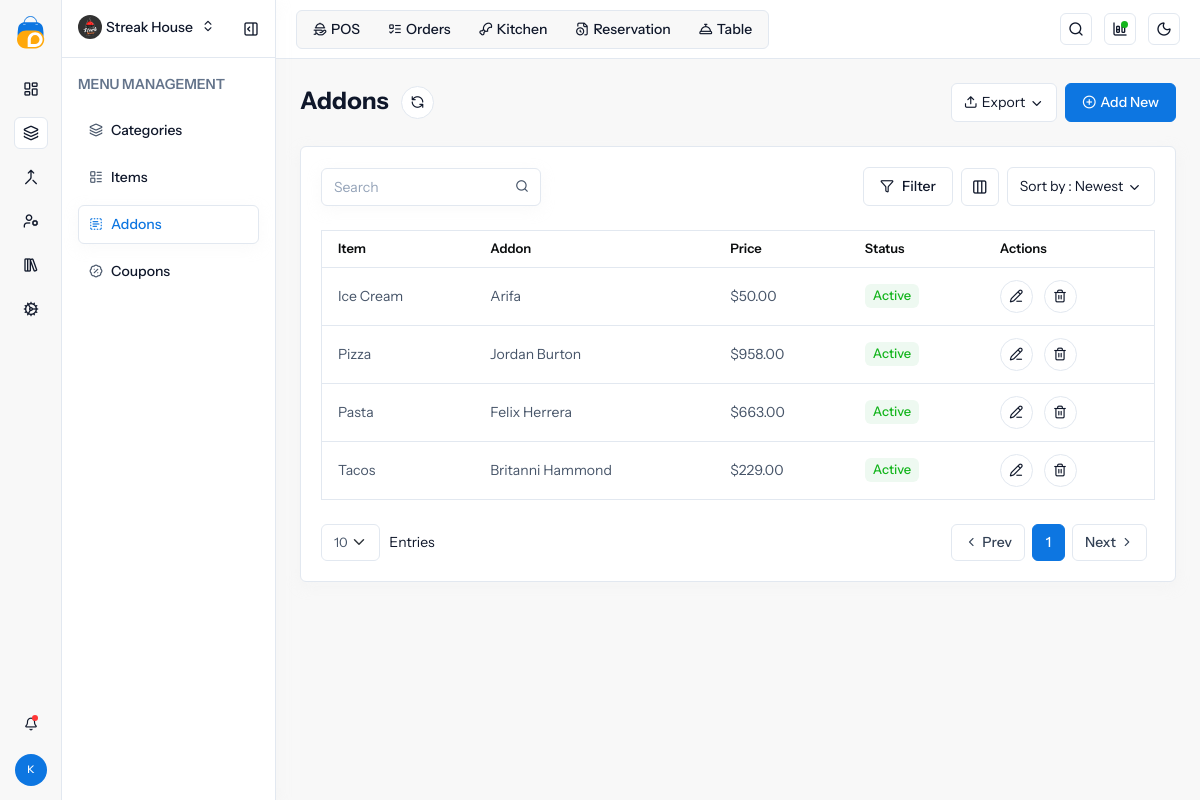
/addons/ (signed in), run on an earlier commit of the app's database.
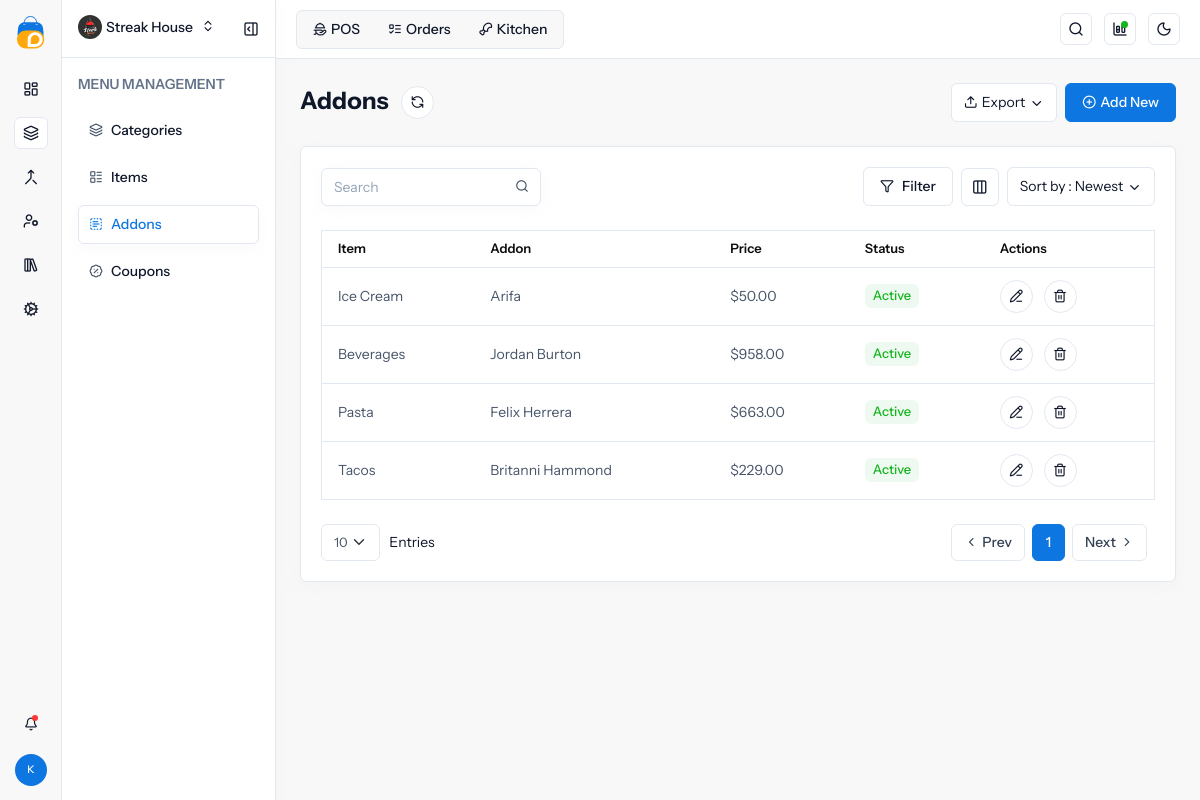
And on a later commit of the database.
### pos_app/models.py (models this page shows, shortened)
class Addon(models.Model):
    STATUS_CHOICES = [
        ("Active", "Active"),
        ("Expired", "Expired"),
    ]
    item = models.ForeignKey(
        Category,
        on_delete=models.CASCADE,
        related_name="addons",
    )
    name = models.CharField(max_length=120)
    image = models.FileField(upload_to="addons/", blank=True, null=True)
    price = models.DecimalField(max_digits=10, decimal_places=2, validators=[POSITIVE_PRICE_VALIDATOR])
    description = models.TextField(blank=True)
    status = models.CharField(max_length=20, choices=STATUS_CHOICES, default="Active")
    created_on = models.DateField(default=timezone.now)
    class Meta:
        ordering = ["-created_on", "name"]
        unique_together = ("item", "name")
        constraints = [
            models.CheckConstraint(
                condition=models.Q(price__gt=0),
                name="addon_price_gt_zero",
            ),
        ]

class Category(models.Model):
    STATUS_CHOICES = [
        ("Active", "Active"),
        ("Expired", "Expired"),
    ]
    name = models.CharField(max_length=120, unique=True)
    image = models.FileField(upload_to="categories/", blank=True, null=True)
    items_count = models.PositiveIntegerField(default=0)
    created_on = models.DateField(default=timezone.now)
    status = models.CharField(max_length=20, choices=STATUS_CHOICES, default="Active")
    class Meta:
        ordering = ["-created_on", "name"]

### pos_app/views.py (the view)
# urls.py: path("addons/", addons_view, name="addons"),
@login_required(login_url="login")
def addons_view(request):
    queryset, selected_item_ids, selected_addon_ids, selected_status, sort_by = _filtered_sorted_addons_from_params(request.GET)
    sort_label_map = {
        "newest": "Newest",
        "oldest": "Oldest",
        "ascending": "Ascending",
        "descending": "Descending",
    }
    context = {
        "addons": queryset,
        "all_items": Category.objects.all(),
        "all_addons": Addon.objects.all(),
        "selected_item_ids": {str(v) for v in selected_item_ids},
        "selected_addon_ids": {str(v) for v in selected_addon_ids},
        "selected_status": selected_status,
        "status_choices": Addon.STATUS_CHOICES,
        "sort_by": sort_by,
        "sort_label": sort_label_map[sort_by],
    }
    context.update(_build_shell_context(request))
    if request.headers.get("HX-Request"):
        return render(request, "partials/addons_table.html", context)
    return render(request, "addons.html", context)

### pos_app/views.py (called while the page is built)
def _safe_file_url(field_file):
    if not field_file:
        return ""
    try:
        return field_file.url
    except ValueError:
        return ""

def _format_relative_time(value):
    if not value:
        return ""
    now = timezone.localtime(timezone.now())
    local_value = timezone.localtime(value)
    seconds = max(int((now - local_value).total_seconds()), 0)
    if seconds < 60:
        return "Just now"
    if seconds < 3600:
        minutes = seconds // 60
        return f"{minutes} Min Ago"
    if seconds < 86400:
        hours = seconds // 3600
        return f"{hours} Hrs Ago"
    days = seconds // 86400
    return f"{days} Days Ago"

def _resolve_shell_page(request):
    resolver_match = getattr(request, "resolver_match", None)
    if resolver_match:
        if resolver_match.url_name == "page":
            return resolver_match.kwargs.get("page") or "index-2"
        if resolver_match.url_name == "dashboard":
            return "index-2"
        if resolver_match.url_name:
            return resolver_match.url_name.replace("_", "-")
    return request.path.strip("/").split("/", 1)[0] or "index-2"

### pos_app/Template/addons.html (shortened to what this page needs)
{% extends "base_dashboard_page.html" %}
{% load static %}
{% block extra_styles %}
    <link rel="stylesheet" href="{% static 'assets/plugins/datatables/dataTables.bootstrap5.min.css' %}">
    <link rel="stylesheet" href="{% static 'assets/plugins/daterangepicker/daterangepicker.css' %}">
{% endblock %}
{% block body_content %}
        <div class="page-wrapper">
            <div class="content">
                <div class="d-flex align-items-sm-center flex-sm-row flex-column gap-3 mb-4">
                    <div class="flex-grow-1">
                        <h3 class="mb-0"><a href="{% url 'addons' %}" class="text-dark">Addons</a> <a href="javascript:void(0);" class="btn btn-icon btn-sm btn-white rounded-circle ms-2" hx-get="{{ request.get_full_path }}" hx-target="#addons-table-container" hx-swap="innerHTML"><i class="icon-refresh-ccw"></i></a></h3>
                    </div>
                    <div class="gap-2 d-flex align-items-center flex-wrap">
                        <div class="dropdown">
                            <a href="javascript:void(0);" class="dropdown-toggle btn btn-white d-inline-flex align-items-center" data-bs-toggle="dropdown">
                                <i class="icon-upload me-1"></i>Export
                            </a>
                        </div>
                        <a href="#" class="btn btn-primary d-inline-flex align-items-center" data-bs-toggle="modal" data-bs-target="#add_modifier"><i class="icon-circle-plus me-1"></i>Add New</a>
                    </div>
				</div>
                <div class="card mb-0">
                    <div class="card-body">
                        <div class="d-flex align-items-center flex-wrap gap-3 justify-content-between mb-4">
                            <div class="search-input">
								<span class="btn-searchset"><i class="icon-search fs-14"></i></span>
							</div>
                            <div class="d-flex align-items-center gap-2 flex-wrap">
                                <a href="javascript:void(0);" class="btn btn-white d-inline-flex align-items-center" data-bs-toggle="offcanvas" data-bs-target="#filter-offcanvas" aria-controls="filter-offcanvas">
                                    <i class="icon-funnel me-2"></i>Filter
                                </a>
                                <div class="dropdown">
                                    <a href="javascript:void(0);" class="btn btn-icon btn-white" data-bs-toggle="dropdown" data-bs-auto-close="outside"><i class="icon-columns-3"></i></a>
                                </div>
                                <div class="dropdown">
                                    <a href="javascript:void(0);" id="sort-dropdown-label" class="dropdown-toggle btn btn-white d-inline-flex align-items-center" data-bs-toggle="dropdown">
                                        Sort by : {{ sort_label|default:"Newest" }}
                                    </a>
                                </div>
                            </div>
                        </div>
                        <div id="addons-table-container">
                            {% include "partials/addons_table.html" %}
                        </div>
                    </div>
                </div>
            </div>
        </div>
{% endblock %}

### pos_app/Template/partials/addons_table.html
{% load static %}
<div class="table-responsive table-nowrap">
    <table class="table mb-0 border datatable">
        <thead>
            <tr>
                <th>Item</th>
                <th>Addon</th>
                <th>Price</th>
                <th>Status</th>
                <th>Actions</th>
            </tr>
        </thead>
        <tbody>
            {% if addons %}
            {% for addon in addons %}
            <tr>
                <td>{{ addon.item.name }}</td>
                <td>{{ addon.name }}</td>
                <td>${{ addon.price|floatformat:2 }}</td>
                <td>
                    {% if addon.status == "Active" %}
                    <span class="badge badge-soft-success">Active</span>
                    {% else %}
                    <span class="badge badge-soft-danger">Expired</span>
                    {% endif %}
                </td>
                <td>
                    <a href="javascript:void(0);" class="btn btn-icon btn-sm btn-white rounded-circle me-2" data-bs-toggle="modal" data-bs-target="#edit_modifier" data-addon-id="{{ addon.id }}" data-addon-item-id="{{ addon.item_id }}" data-addon-name="{{ addon.name }}" data-addon-price="{{ addon.price }}" data-addon-description="{{ addon.description|escapejs }}" data-addon-status="{{ addon.status }}" data-addon-image="{% if addon.image %}{{ addon.image.url }}{% else %}{% static 'assets/img/items/food-02.jpg' %}{% endif %}"><i class="icon-pencil-line"></i></a>
                    <a href="javascript:void(0);" class="btn btn-icon btn-sm btn-white rounded-circle" data-bs-toggle="modal" data-bs-target="#delete_modal" data-addon-id="{{ addon.id }}"><i class="icon-trash-2"></i></a>
                </td>
            </tr>
            {% endfor %}
            {% endif %}
        </tbody>
    </table>
</div>

What changed in the data, as far as the page shows it:
changed Addon "Jordan Burton": item.name "Pizza" → "Beverages"
Also different on the page:
text no longer shown: "Reservation Table"
